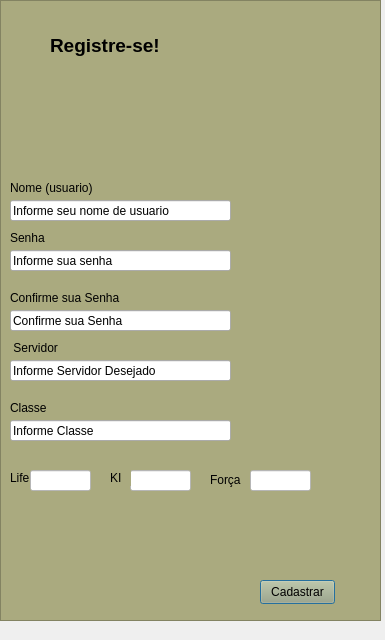
<?xml version="1.0" encoding="UTF-8"?>
<ui version="4.0">
 <class>Cadastro</class>
 <widget class="QDialog" name="Cadastro">
  <property name="geometry">
   <rect>
    <x>0</x>
    <y>0</y>
    <width>385</width>
    <height>640</height>
   </rect>
  </property>
  <property name="windowTitle">
   <string>Dialog</string>
  </property>
  <widget class="QLineEdit" name="lineEdit_2">
   <property name="geometry">
    <rect>
     <x>10</x>
     <y>200</y>
     <width>221</width>
     <height>21</height>
    </rect>
   </property>
   <property name="text">
    <string>Informe seu nome de usuario</string>
   </property>
  </widget>
  <widget class="QLabel" name="label">
   <property name="geometry">
    <rect>
     <x>10</x>
     <y>10</y>
     <width>361</width>
     <height>151</height>
    </rect>
   </property>
   <property name="styleSheet">
    <string notr="true">alternate-background-color: qlineargradient(spread:pad, x1:0, y1:0, x2:1, y2:0, stop:0 rgba(255, 178, 102, 255), stop:0.55 rgba(235, 148, 61, 255), stop:0.98 rgba(0, 0, 0, 255), stop:1 rgba(0, 0, 0, 0));border-radius: 10px;</string>
   </property>
   <property name="text">
    <string/>
   </property>
   <property name="pixmap">
    <pixmap>../images/teste.PNG</pixmap>
   </property>
  </widget>
  <widget class="QLabel" name="label_2">
   <property name="geometry">
    <rect>
     <x>50</x>
     <y>20</y>
     <width>311</width>
     <height>51</height>
    </rect>
   </property>
   <property name="font">
    <font>
     <pointsize>14</pointsize>
     <bold>true</bold>
    </font>
   </property>
   <property name="styleSheet">
    <string notr="true">border-color: qlineargradient(spread:pad, x1:0, y1:0, x2:1, y2:0, stop:0 rgba(0, 0, 0, 255), stop:1 rgba(255, 255, 255, 255));</string>
   </property>
   <property name="text">
    <string>Registre-se!</string>
   </property>
  </widget>
  <widget class="QLabel" name="label_3">
   <property name="geometry">
    <rect>
     <x>10</x>
     <y>180</y>
     <width>131</width>
     <height>16</height>
    </rect>
   </property>
   <property name="text">
    <string>Nome (usuario)</string>
   </property>
  </widget>
  <widget class="QLineEdit" name="lineEdit_3">
   <property name="geometry">
    <rect>
     <x>10</x>
     <y>250</y>
     <width>221</width>
     <height>21</height>
    </rect>
   </property>
   <property name="text">
    <string>Informe sua senha</string>
   </property>
  </widget>
  <widget class="QLineEdit" name="lineEdit_4">
   <property name="geometry">
    <rect>
     <x>10</x>
     <y>310</y>
     <width>221</width>
     <height>21</height>
    </rect>
   </property>
   <property name="text">
    <string>Confirme sua Senha</string>
   </property>
  </widget>
  <widget class="QLabel" name="label_6">
   <property name="geometry">
    <rect>
     <x>10</x>
     <y>340</y>
     <width>131</width>
     <height>16</height>
    </rect>
   </property>
   <property name="text">
    <string> Servidor</string>
   </property>
  </widget>
  <widget class="QLineEdit" name="lineEdit_5">
   <property name="geometry">
    <rect>
     <x>10</x>
     <y>360</y>
     <width>221</width>
     <height>21</height>
    </rect>
   </property>
   <property name="text">
    <string>Informe Servidor Desejado</string>
   </property>
  </widget>
  <widget class="QLineEdit" name="lineEdit_6">
   <property name="geometry">
    <rect>
     <x>10</x>
     <y>420</y>
     <width>221</width>
     <height>21</height>
    </rect>
   </property>
   <property name="text">
    <string>Informe Classe</string>
   </property>
  </widget>
  <widget class="QLabel" name="label_7">
   <property name="geometry">
    <rect>
     <x>10</x>
     <y>400</y>
     <width>131</width>
     <height>16</height>
    </rect>
   </property>
   <property name="text">
    <string>Classe</string>
   </property>
  </widget>
  <widget class="QFrame" name="frame">
   <property name="geometry">
    <rect>
     <x>0</x>
     <y>0</y>
     <width>381</width>
     <height>621</height>
    </rect>
   </property>
   <property name="styleSheet">
    <string notr="true">background-color: rgb(170, 170, 127);</string>
   </property>
   <property name="frameShape">
    <enum>QFrame::Shape::StyledPanel</enum>
   </property>
   <property name="frameShadow">
    <enum>QFrame::Shadow::Raised</enum>
   </property>
   <widget class="QLabel" name="label_4">
    <property name="geometry">
     <rect>
      <x>10</x>
      <y>230</y>
      <width>131</width>
      <height>16</height>
     </rect>
    </property>
    <property name="text">
     <string>Senha</string>
    </property>
   </widget>
   <widget class="QLabel" name="label_5">
    <property name="geometry">
     <rect>
      <x>10</x>
      <y>290</y>
      <width>131</width>
      <height>16</height>
     </rect>
    </property>
    <property name="text">
     <string>Confirme sua Senha</string>
    </property>
   </widget>
   <widget class="QLabel" name="label_8">
    <property name="geometry">
     <rect>
      <x>10</x>
      <y>470</y>
      <width>49</width>
      <height>16</height>
     </rect>
    </property>
    <property name="text">
     <string>Life </string>
    </property>
   </widget>
   <widget class="QPushButton" name="pushButton">
    <property name="geometry">
     <rect>
      <x>260</x>
      <y>580</y>
      <width>75</width>
      <height>24</height>
     </rect>
    </property>
    <property name="text">
     <string>Cadastrar</string>
    </property>
   </widget>
   <widget class="QLineEdit" name="lineEdit_8">
    <property name="geometry">
     <rect>
      <x>130</x>
      <y>470</y>
      <width>61</width>
      <height>21</height>
     </rect>
    </property>
    <property name="styleSheet">
     <string notr="true">background-color: rgb(255, 255, 255);</string>
    </property>
    <property name="text">
     <string/>
    </property>
   </widget>
   <widget class="QLabel" name="label_9">
    <property name="geometry">
     <rect>
      <x>110</x>
      <y>470</y>
      <width>21</width>
      <height>16</height>
     </rect>
    </property>
    <property name="text">
     <string>KI</string>
    </property>
   </widget>
   <widget class="QLabel" name="label_10">
    <property name="geometry">
     <rect>
      <x>210</x>
      <y>470</y>
      <width>41</width>
      <height>20</height>
     </rect>
    </property>
    <property name="text">
     <string>Força</string>
    </property>
   </widget>
   <widget class="QLineEdit" name="lineEdit_10">
    <property name="geometry">
     <rect>
      <x>30</x>
      <y>470</y>
      <width>61</width>
      <height>21</height>
     </rect>
    </property>
    <property name="styleSheet">
     <string notr="true">background-color: rgb(255, 255, 255);</string>
    </property>
    <property name="text">
     <string/>
    </property>
   </widget>
   <widget class="QLineEdit" name="lineEdit_11">
    <property name="geometry">
     <rect>
      <x>250</x>
      <y>470</y>
      <width>61</width>
      <height>21</height>
     </rect>
    </property>
    <property name="styleSheet">
     <string notr="true">background-color: rgb(255, 255, 255);</string>
    </property>
    <property name="text">
     <string/>
    </property>
   </widget>
  </widget>
  <zorder>frame</zorder>
  <zorder>lineEdit_2</zorder>
  <zorder>label</zorder>
  <zorder>label_2</zorder>
  <zorder>label_3</zorder>
  <zorder>lineEdit_3</zorder>
  <zorder>lineEdit_4</zorder>
  <zorder>label_6</zorder>
  <zorder>lineEdit_5</zorder>
  <zorder>lineEdit_6</zorder>
  <zorder>label_7</zorder>
 </widget>
 <resources/>
 <connections/>
</ui>
